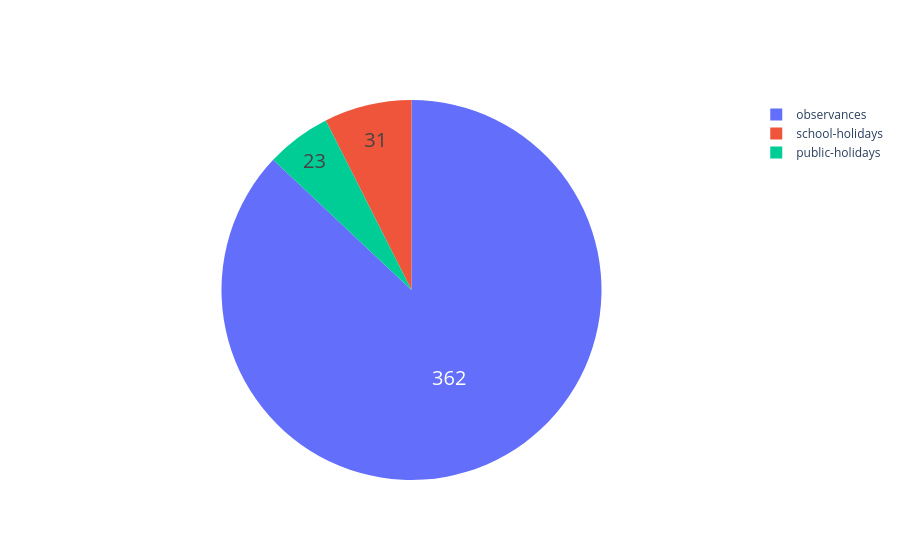

Notebook code for this chart:
### Markdown cell above
#### Number of events per category

### Code cell
fig = go.Figure(
    data=[
        go.Pie(
            labels=event_df.groupby(["category"])["title"].count().index,
            values=event_df.groupby(["country", "category"])["title"].count().values,
        )
    ]
)

fig.update_traces(hoverinfo="label+percent", textinfo="value", textfont_size=20)

fig.show()

### Figure 1 — Plotly figure (JSON) as saved in the notebook; plotly's stock layout.template omitted (floating-point values rounded to 4 significant figures)
{"data": [{"hoverinfo": "label+percent", "labels": ["observances", "public-holidays", "school-holidays"], "textfont": {"size": 20}, "textinfo": "value", "type": "pie", "values": [362, 23, 31]}], "layout": {}}
